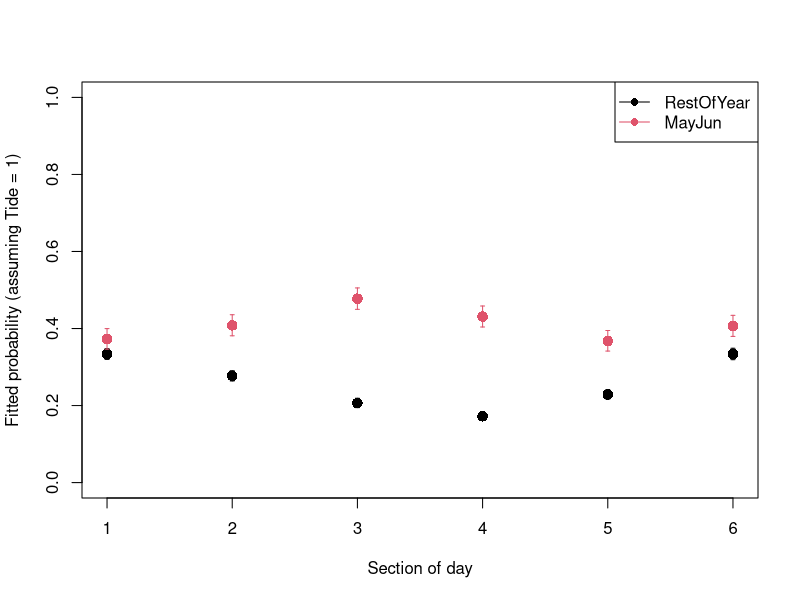

Write R code to recreate this figure.
## ----Q2, eval=TRUE, echo=TRUE, results=TRUE, collapse=FALSE------------------------------------------------------

dat<- read.csv("./data/dolphin.csv", stringsAsFactors= TRUE)

# re-ordering factor levels for convenience:
dat$Per2<- factor(dat$Per2, levels= c("RestOfYear", "MayJun"))
# (making "RestOfYear" the reference level)
dat$Per4<- factor(dat$Per4, levels= c("RestOfYear", "MayJun1", "MayJun2", "MayJun3"))
dat$Time6<- factor(dat$Time6, levels= c("MNight", "AM1", "AM2", "MDay", "PM1", "PM2"))
# reordering chronologically

str(dat)




## ----Q4, eval=TRUE, echo=SOLUTIONS, results=SOLUTIONS, collapse=TRUE---------------------------------------------
PA1<- glm(presence ~ tideangle_deg + mh + julianday + tideangle_deg:mh +
					mh:julianday + tideangle_deg:julianday, family= binomial, data= dat)


## ----Q5, eval=TRUE, echo=SOLUTIONS, results=SOLUTIONS, collapse=TRUE---------------------------------------------
summary(PA1)

# Model description:
# presence ~ Bernoulli(p)  or presence ~ Binomial(N= 1, p)
# log(p / (1-p)) = 
#       -1.04*(Intercept) + -0.0018*tideangle_deg - 0.0028*mh 
#       + 0.0015*julianday - 0.00010*tideangle_deg*mh 
#       + 3.63e-07*tideangle_deg*julianday + 5.48e-05*mh*julianday 

# "(Intercept)" general intercept
# "tideangle_deg" main effect of tide angle
# "mh" main effect of time of day
# "julianday" main effect of day of year
# "tideangle_deg:mh" does effect of tide angle change with time of day?
# "tideangle_deg:julianday" does effect of tide angle change with day of year?
# "mh:julianday" does effect of time of day change with day of year?



## ----Q6, eval=TRUE, echo=SOLUTIONS, results=SOLUTIONS, collapse=TRUE---------------------------------------------
drop1(PA1, test= "Chisq")
# drop tideangle_deg:julianday

PA2<- update(PA1, . ~ . - tideangle_deg:julianday)
drop1(PA2, test= "Chisq")
# drop mh:julianday

PA3<- update(PA2, . ~ . - mh:julianday)
drop1(PA3, test= "Chisq")
# nothing left to drop.

# writing final model in full for clarity:
PA4<- glm(presence ~ tideangle_deg + mh + julianday + tideangle_deg:mh, 
          family= binomial, data= dat)

summary(PA4)








## ----Q8, eval=TRUE, echo=TRUE, results=SOLUTIONS, collapse=TRUE--------------------------------------------------
# there are several ways the non-linearity could be addressed. 
# one of the most straightforward with glm() is to discretize
# continuous predictors into bins and to treat them as factors.

# Each of the predictors we started with already has one or more 
# categorical counterpart in the data set.
# I suggest you try fTide4 + Per2 + Time6 + fTide4:Per2 + fTide4:Time6 + Per2:Time6, with fTide4 being the factor version of Tide4.
# You can choose something else or cut your own predictors, too.



## ----Q9, eval=TRUE, echo=SOLUTIONS, results=SOLUTIONS, collapse=TRUE---------------------------------------------
# convert numerically coded categorical variables into factors:
dat$fTide4<- factor(dat$Tide4)

PA10<- glm(presence ~ fTide4 + Per2 + Time6 + fTide4:Per2 + fTide4:Time6 +
					 	Per2:Time6, family= binomial, data= dat)

drop1(PA10, test= "Chisq")
# drop fTide4:Time6

PA11<- glm(presence ~ fTide4 + Per2 + Time6 + fTide4:Per2 + Per2:Time6,
					 family= binomial, data= dat)

drop1(PA11, test= "Chisq")
# drop fTide4:Per2

PA12<- glm(presence ~ fTide4 + Per2 + Time6 + Per2:Time6,
					 family= binomial, data= dat)

drop1(PA12, test= "Chisq")
# nothing else to drop

summary(PA12)
anova(PA12, test= "Chisq")
# fTide4 contributes minimally

# Total proportion of deviance explained is 
(PA12$null.deviance - PA12$deviance) / PA12$null.deviance # 3%




## ----Q11a, eval=TRUE, echo=TRUE, results=SOLUTIONS, collapse=TRUE------------------------------------------------
PA12.dat4pred<- expand.grid(Time6= levels(dat$Time6),
                                Per2= levels(dat$Per2),
								fTide4= "1")


## ----Q11b, eval=TRUE, echo=TRUE, results=SOLUTIONS, collapse=TRUE------------------------------------------------
PA12.pred<- predict(PA12, PA12.dat4pred, type= "link", se.fit= T)

PA12.dat4pred$fit.resp<- exp(PA12.pred$fit)/(1+exp(PA12.pred$fit)) 
# or plogis(PA12.pred$fit)

# lower 95% CI
PA12.dat4pred$LCI<- plogis(PA12.pred$fit - 1.96*PA12.pred$se.fit)
# upper 95% CI
PA12.dat4pred$UCI<- plogis(PA12.pred$fit + 1.96*PA12.pred$se.fit)


## ----Q11c, eval=TRUE, echo=SOLUTIONS, results=SOLUTIONS, collapse=TRUE, fig.height=5-----------------------------
par(mfrow= c(1, 1))
plot(as.numeric(PA12.dat4pred$Time6), PA12.dat4pred$fit.resp, pch= 16, cex= 1.4,
      col= PA12.dat4pred$Per2, xlab= "Section of day",
		  ylab= "Fitted probability (assuming Tide = 1)", ylim= c(0, 1))

arrows(x0= as.numeric(PA12.dat4pred$Time6), x1= as.numeric(PA12.dat4pred$Time6),
          y0= PA12.dat4pred$LCI, y1= PA12.dat4pred$UCI,
		  col= PA12.dat4pred$Per2, length= 0.02, angle= 90, code= 3)

legend(x= "topright", legend= c("RestOfYear", "MayJun"), col= c(1, 2), lty= 1, pch= 16)






## ----Appendix, eval=FALSE, echo=TRUE, results=FALSE, collapse=FALSE----------------------------------------------
## fulldat<- read.delim("./data/FineScale_Dataset_GAMM_OFB2019.txt")
## 
## str(fulldat)
## 
## dat<- fulldat[fulldat$site == "Sutors", c("presence", "year", "julianday", "tideangle_deg", "mh")]
## 
## dat$mon<- as.numeric(cut(dat$julianday, seq(1, 370, by= 30.5)))
## 
## dat$tideangle_deg<- round(dat$tideangle_deg)
## # count number of data per year/month combination and represent as mosaicplot
## plot(table(dat$year, dat$mon))
## 
## # remove 2016
## dat<- dat[dat$year != 2016, ]
## 
## # Bin year into two periods (May+June vs rest of year)
## dat$Per2<- cut(dat$julianday, breaks= c(-1, 120, 180, 400),
## 			labels= c("RestOfYear", "MayJun", "RestOfYear"))
## dat$Per2<- factor(dat$Per2, levels= c("RestOfYear", "MayJun"))
## # (making "RestOfYear" the reference level)
## 
## # check this is working as intended:
## plot(as.numeric(dat$Per2) ~ dat$julianday)
## 
## # Bin year into 4 periods:
## # 3 periods of 20 days from early May to end of June vs rest of the year
## dat$Per4<- cut(dat$julianday, breaks= c(0, 120, 140, 160, 180, 400),
## 			labels= c("RestOfYear", "MayJun1", "MayJun2", "MayJun3", "RestOfYear"))
## dat$Per4<- factor(dat$Per4, levels= c("RestOfYear", "MayJun1", "MayJun2", "MayJun3"))
## # (reordering levels)
## 
## # check this is working as intended:
## plot(as.numeric(dat$Per4) ~ dat$julianday)
## 
## # Bin time of day into 6 4h periods (first centered on midnight)
## dat$Time6<- cut(dat$mh, breaks= c(-1, seq(2, 22, by= 4), 24),
## 			labels= c("MNight", "AM1", "AM2", "MDay", "PM1", "PM2", "MNight"))
## dat$Time6<- factor(dat$Time6, levels= c("MNight", "AM1", "AM2", "MDay", "PM1", "PM2"))
## # reordering chronologically
## 
## # check this is working as intended:
## table(dat$Time6, dat$mh)
## 
## # Bin tide angle into 4 quadrants with peaks in middle of respective bin
## dat$Tide4<- cut(dat$tideangle_deg, breaks= c(-1, 45, 135, 225, 315, 360),
## 			labels= c(1:4, 1))
## 
## # check this is working as intended:
## plot(as.numeric(dat$Tide4) ~ dat$tideangle_deg)
## 
## # unless you desperately want to test the performance of your computer,
## # play safe and reduce the size of the data set from 50000 to 5000:
## set.seed(74) # makes the random sampling reproducible
## # This means you will get the same random sample as the solutions to
## # the exercises and the same results.
## dat<- dat[sample(1:nrow(dat), size= 5000), ] # random subset or rows
## 
## write.csv(dat, "dolphin.csv")

